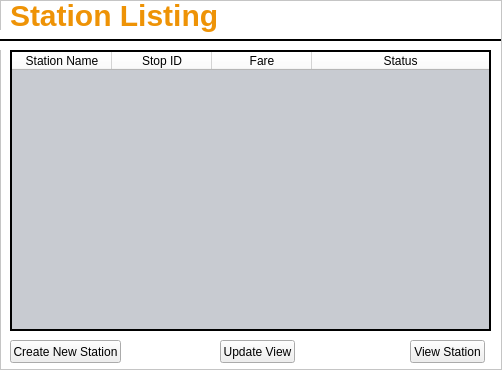
<?xml version="1.0" encoding="UTF-8"?>
<ui version="4.0">
 <class>Frame</class>
 <widget class="QFrame" name="Frame">
  <property name="geometry">
   <rect>
    <x>0</x>
    <y>0</y>
    <width>502</width>
    <height>370</height>
   </rect>
  </property>
  <property name="windowTitle">
   <string>Station Listing</string>
  </property>
  <property name="windowIcon">
   <iconset resource="../qtResources.qrc">
    <normaloff>:/newPrefix/ui/marta-logo.png</normaloff>:/newPrefix/ui/marta-logo.png</iconset>
  </property>
  <property name="styleSheet">
   <string notr="true">QFrame {background-color: #ffffff} 
QLabel {color: #009fd7; font-weight: bold;}
#frameLabelTop {background-color: transparent; color: #ee9306; font-size: 30px;}</string>
  </property>
  <property name="frameShape">
   <enum>QFrame::StyledPanel</enum>
  </property>
  <property name="frameShadow">
   <enum>QFrame::Raised</enum>
  </property>
  <widget class="QPushButton" name="createNewStationButton">
   <property name="geometry">
    <rect>
     <x>10</x>
     <y>340</y>
     <width>111</width>
     <height>23</height>
    </rect>
   </property>
   <property name="text">
    <string>Create New Station</string>
   </property>
  </widget>
  <widget class="QPushButton" name="viewStationButton">
   <property name="geometry">
    <rect>
     <x>410</x>
     <y>340</y>
     <width>75</width>
     <height>23</height>
    </rect>
   </property>
   <property name="text">
    <string>View Station</string>
   </property>
  </widget>
  <widget class="Line" name="line">
   <property name="windowModality">
    <enum>Qt::ApplicationModal</enum>
   </property>
   <property name="geometry">
    <rect>
     <x>0</x>
     <y>30</y>
     <width>501</width>
     <height>20</height>
    </rect>
   </property>
   <property name="maximumSize">
    <size>
     <width>16777215</width>
     <height>16777215</height>
    </size>
   </property>
   <property name="font">
    <font>
     <pointsize>8</pointsize>
    </font>
   </property>
   <property name="mouseTracking">
    <bool>true</bool>
   </property>
   <property name="autoFillBackground">
    <bool>false</bool>
   </property>
   <property name="styleSheet">
    <string notr="true"/>
   </property>
   <property name="frameShadow">
    <enum>QFrame::Plain</enum>
   </property>
   <property name="lineWidth">
    <number>2</number>
   </property>
   <property name="orientation">
    <enum>Qt::Horizontal</enum>
   </property>
  </widget>
  <widget class="QLabel" name="frameLabelTop">
   <property name="geometry">
    <rect>
     <x>10</x>
     <y>-10</y>
     <width>221</width>
     <height>51</height>
    </rect>
   </property>
   <property name="font">
    <font>
     <pointsize>-1</pointsize>
     <weight>75</weight>
     <bold>true</bold>
    </font>
   </property>
   <property name="autoFillBackground">
    <bool>false</bool>
   </property>
   <property name="styleSheet">
    <string notr="true">QLabel {background-color: transparent}</string>
   </property>
   <property name="text">
    <string>Station Listing</string>
   </property>
  </widget>
  <widget class="QTableWidget" name="tableWidget">
   <property name="geometry">
    <rect>
     <x>10</x>
     <y>50</y>
     <width>481</width>
     <height>281</height>
    </rect>
   </property>
   <property name="focusPolicy">
    <enum>Qt::StrongFocus</enum>
   </property>
   <property name="autoFillBackground">
    <bool>false</bool>
   </property>
   <property name="styleSheet">
    <string notr="true">#tableWidget {background-color: #c8cbd1;}</string>
   </property>
   <property name="frameShape">
    <enum>QFrame::WinPanel</enum>
   </property>
   <property name="frameShadow">
    <enum>QFrame::Plain</enum>
   </property>
   <property name="sizeAdjustPolicy">
    <enum>QAbstractScrollArea::AdjustToContents</enum>
   </property>
   <property name="editTriggers">
    <set>QAbstractItemView::NoEditTriggers</set>
   </property>
   <property name="alternatingRowColors">
    <bool>true</bool>
   </property>
   <property name="selectionMode">
    <enum>QAbstractItemView::SingleSelection</enum>
   </property>
   <property name="selectionBehavior">
    <enum>QAbstractItemView::SelectRows</enum>
   </property>
   <property name="sortingEnabled">
    <bool>true</bool>
   </property>
   <property name="columnCount">
    <number>4</number>
   </property>
   <attribute name="horizontalHeaderCascadingSectionResizes">
    <bool>true</bool>
   </attribute>
   <attribute name="horizontalHeaderStretchLastSection">
    <bool>true</bool>
   </attribute>
   <attribute name="verticalHeaderVisible">
    <bool>false</bool>
   </attribute>
   <column>
    <property name="text">
     <string>Station Name</string>
    </property>
   </column>
   <column>
    <property name="text">
     <string>Stop ID</string>
    </property>
   </column>
   <column>
    <property name="text">
     <string>Fare</string>
    </property>
   </column>
   <column>
    <property name="text">
     <string>Status</string>
    </property>
   </column>
  </widget>
  <widget class="QPushButton" name="updateViewButton">
   <property name="geometry">
    <rect>
     <x>220</x>
     <y>340</y>
     <width>75</width>
     <height>23</height>
    </rect>
   </property>
   <property name="text">
    <string>Update View</string>
   </property>
  </widget>
 </widget>
 <resources>
  <include location="../qtResources.qrc"/>
 </resources>
 <connections/>
</ui>
